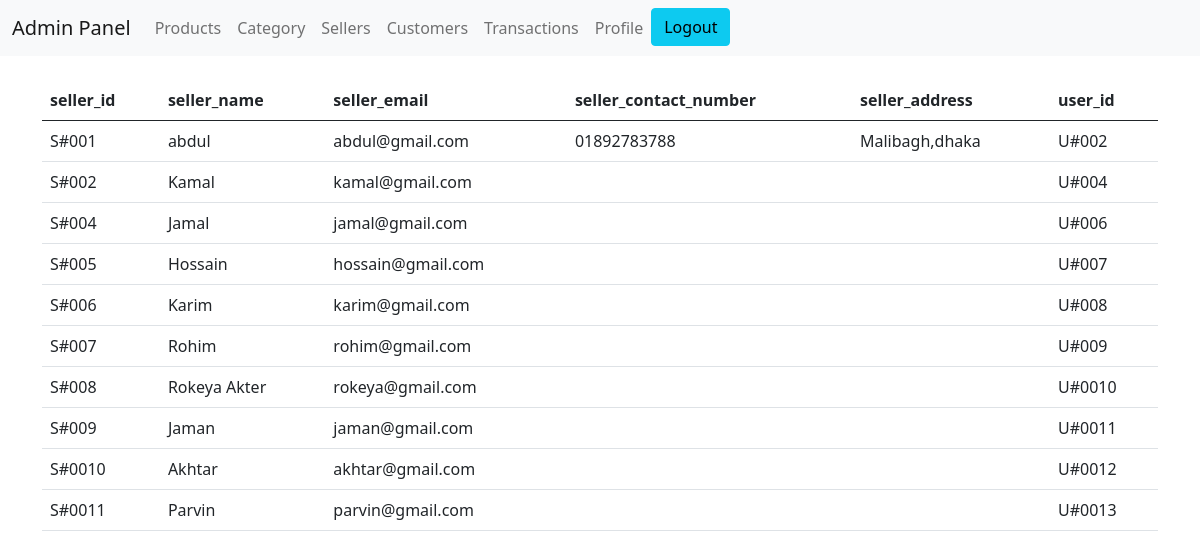
/admin/admin_seller.php, run on an earlier commit of the app's database.
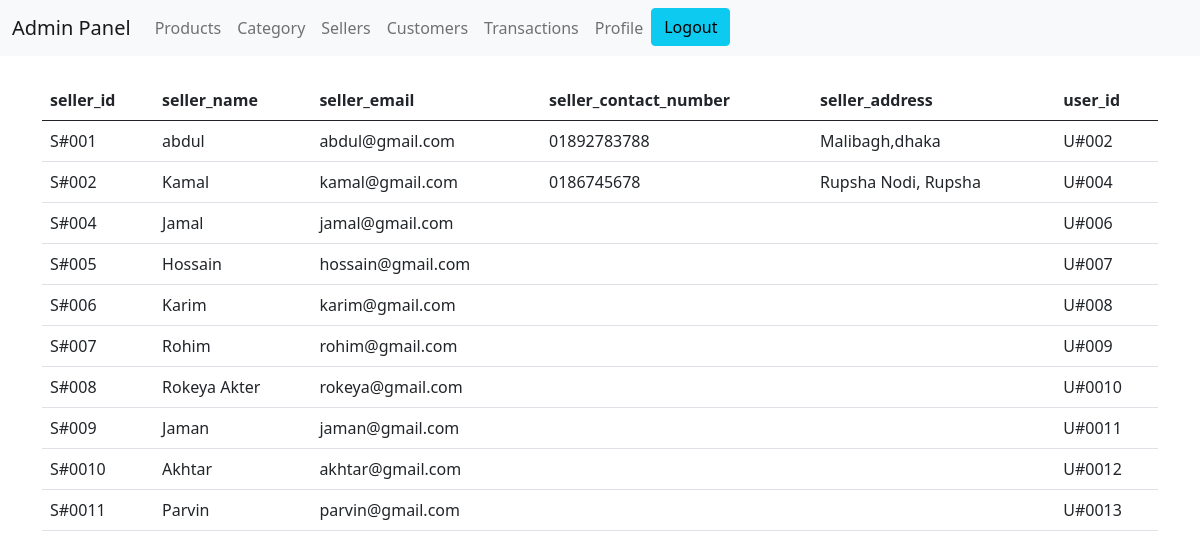
And on a later commit of the database.
### tables this page shows
CREATE TABLE `seller` (
  `id` int(11) NOT NULL,
  `seller_id` varchar(255) NOT NULL,
  `seller_name` varchar(70) NOT NULL,
  `seller_contact_number` varchar(70) DEFAULT NULL,
  `seller_address` varchar(70) DEFAULT NULL,
  `user_id` varchar(255) DEFAULT NULL
);

### includes/function_inc.php (called while the page is built, shortened)
<?php
function  getSellerByAdmin($conn)
{
    $sql = "SELECT id,seller_id, seller_name, seller_contact_number, seller_address,user_id
    FROM seller
    ORDER BY id ASC";
    $result = mysqli_query($conn, $sql);
    $sellerInfo = array();
    if ($result->num_rows > 0) {
        while ($row = mysqli_fetch_assoc($result)) {
            $seller = array('seller_id' => $row['seller_id'], 'seller_name' => $row['seller_name'], 'seller_contact_number' => $row['seller_contact_number'], 'seller_address' => $row['seller_address'], 'user_id' => $row['user_id'], 'seller_email' => "");
            array_push($sellerInfo, $seller);
        }
    }
    $sql = "SELECT id, user_id,user_email
    FROM users
    WHERE user_role='seller'
    ORDER BY id ASC";
    $res = mysqli_query($conn, $sql);
    $i = 0;
    if ($res->num_rows > 0) {
        while ($row = mysqli_fetch_assoc($res)) {
            $sellerInfo[$i]['seller_email'] = $row['user_email'];
            $i++;
        }
    }
    return $sellerInfo;
}

### admin/admin_seller.php (the view)
<?php
include_once './admin_header.php';
include_once '../includes/dbh_inc.php';
include_once '../includes/function_inc.php';
$sellerInfo = getSellerByAdmin($conn);
?>
<div class="admin_seller container">
  <br>
  <table class="table">
    <thead>
      <tr>
        <th>seller_id </th>
        <th>seller_name </th>
        <th>seller_email</th>
        <th>seller_contact_number</th>
        <th>seller_address </th>
        <th>user_id</th>
      </tr>
    </thead>
    <tbody>
      <?php foreach ($sellerInfo as $seller) { ?>
        <tr>
          <td><?php echo $seller['seller_id'] ?></td>
          <td><?php echo $seller['seller_name'] ?></td>
          <td><?php echo $seller['seller_email'] ?></td>
          <td><?php echo $seller['seller_contact_number'] ?></td>
          <td><?php echo $seller['seller_address'] ?></td>
          <td><?php echo $seller['user_id'] ?></td>
        </tr>
      <?php } ?>
    </tbody>
  </table>
</div>
<?php
include_once './admin_footer.php';
?>

What changed in the data, as far as the page shows it:
changed seller "Kamal": seller_contact_number (not shown) → "0186745678"; seller_address (not shown) → "Rupsha Nodi, Rupsha"
